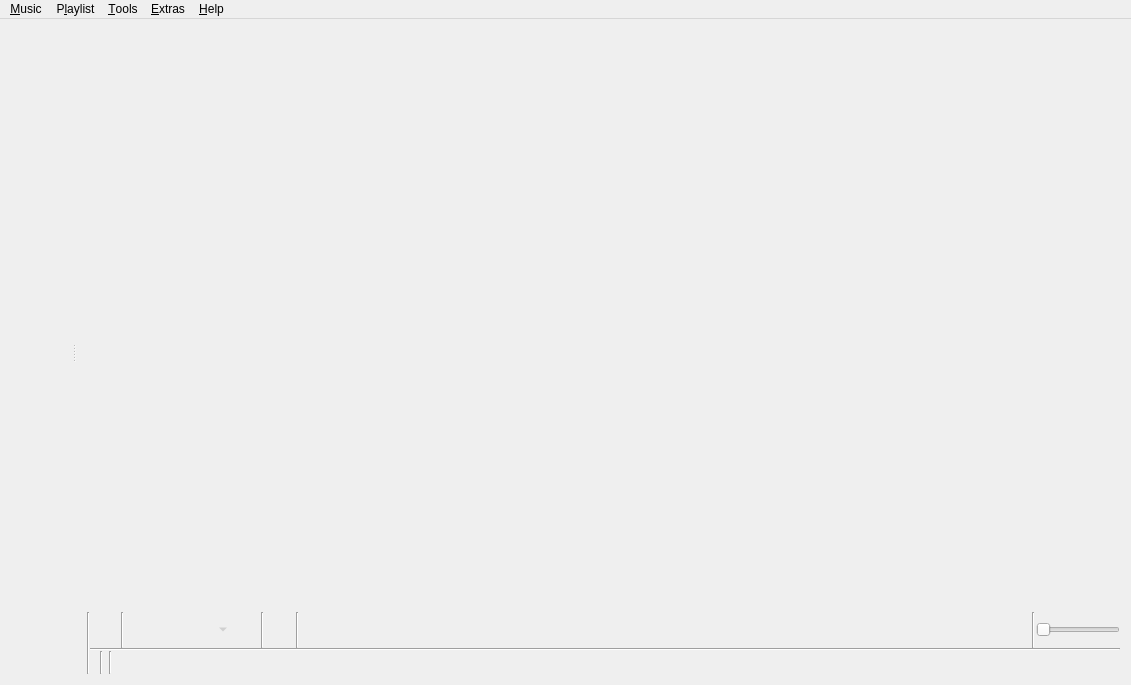
<?xml version="1.0" encoding="UTF-8"?>
<ui version="4.0">
 <class>MainWindow</class>
 <widget class="QMainWindow" name="MainWindow">
  <property name="geometry">
   <rect>
    <x>0</x>
    <y>0</y>
    <width>1131</width>
    <height>685</height>
   </rect>
  </property>
  <property name="windowTitle">
   <string>Clementine</string>
  </property>
  <property name="windowIcon">
   <iconset resource="../../data/data.qrc">
    <normaloff>:/icon.png</normaloff>:/icon.png</iconset>
  </property>
  <widget class="QWidget" name="centralWidget">
   <layout class="QVBoxLayout" name="verticalLayout_8">
    <property name="spacing">
     <number>0</number>
    </property>
    <property name="leftMargin">
     <number>0</number>
    </property>
    <property name="topMargin">
     <number>0</number>
    </property>
    <property name="rightMargin">
     <number>0</number>
    </property>
    <property name="bottomMargin">
     <number>0</number>
    </property>
    <item>
     <widget class="QSplitter" name="splitter">
      <property name="orientation">
       <enum>Qt::Horizontal</enum>
      </property>
      <widget class="QWidget" name="sidebar_layout">
       <layout class="QVBoxLayout" name="verticalLayout_4">
        <property name="spacing">
         <number>0</number>
        </property>
        <item>
         <widget class="FancyTabWidget" name="tabs" native="true"/>
        </item>
        <item>
         <widget class="NowPlayingWidget" name="now_playing" native="true"/>
        </item>
       </layout>
      </widget>
      <widget class="QWidget" name="playlist_layout">
       <layout class="QVBoxLayout" name="verticalLayout_7">
        <property name="spacing">
         <number>0</number>
        </property>
        <item>
         <widget class="PlaylistContainer" name="playlist" native="true">
          <property name="sizePolicy">
           <sizepolicy hsizetype="Preferred" vsizetype="Expanding">
            <horstretch>0</horstretch>
            <verstretch>0</verstretch>
           </sizepolicy>
          </property>
          <addaction name="action_edit_track"/>
          <addaction name="action_edit_value"/>
         </widget>
        </item>
        <item>
         <layout class="QHBoxLayout" name="horizontalLayout_4">
          <property name="spacing">
           <number>0</number>
          </property>
          <item>
           <widget class="Line" name="line_6">
            <property name="orientation">
             <enum>Qt::Vertical</enum>
            </property>
           </widget>
          </item>
          <item>
           <widget class="QWidget" name="player_controls_container" native="true">
            <layout class="QVBoxLayout" name="player_controls_layout">
             <property name="spacing">
              <number>0</number>
             </property>
             <property name="leftMargin">
              <number>0</number>
             </property>
             <property name="topMargin">
              <number>0</number>
             </property>
             <property name="rightMargin">
              <number>0</number>
             </property>
             <property name="bottomMargin">
              <number>0</number>
             </property>
             <item>
              <widget class="QFrame" name="player_controls">
               <property name="frameShape">
                <enum>QFrame::NoFrame</enum>
               </property>
               <layout class="QHBoxLayout" name="horizontalLayout_2">
                <property name="spacing">
                 <number>1</number>
                </property>
                <property name="leftMargin">
                 <number>0</number>
                </property>
                <property name="topMargin">
                 <number>0</number>
                </property>
                <property name="rightMargin">
                 <number>0</number>
                </property>
                <property name="bottomMargin">
                 <number>0</number>
                </property>
                <item>
                 <widget class="QToolButton" name="clear_playlist_button">
                  <property name="iconSize">
                   <size>
                    <width>22</width>
                    <height>22</height>
                   </size>
                  </property>
                  <property name="autoRaise">
                   <bool>true</bool>
                  </property>
                 </widget>
                </item>
                <item>
                 <widget class="Line" name="line_3">
                  <property name="orientation">
                   <enum>Qt::Vertical</enum>
                  </property>
                 </widget>
                </item>
                <item>
                 <widget class="QToolButton" name="back_button">
                  <property name="iconSize">
                   <size>
                    <width>22</width>
                    <height>22</height>
                   </size>
                  </property>
                  <property name="autoRaise">
                   <bool>true</bool>
                  </property>
                 </widget>
                </item>
                <item>
                 <widget class="QToolButton" name="pause_play_button">
                  <property name="iconSize">
                   <size>
                    <width>22</width>
                    <height>22</height>
                   </size>
                  </property>
                  <property name="autoRaise">
                   <bool>true</bool>
                  </property>
                 </widget>
                </item>
                <item>
                 <widget class="QToolButton" name="stop_button">
                  <property name="enabled">
                   <bool>false</bool>
                  </property>
                  <property name="iconSize">
                   <size>
                    <width>22</width>
                    <height>22</height>
                   </size>
                  </property>
                  <property name="popupMode">
                   <enum>QToolButton::MenuButtonPopup</enum>
                  </property>
                  <property name="autoRaise">
                   <bool>true</bool>
                  </property>
                 </widget>
                </item>
                <item>
                 <widget class="QToolButton" name="forward_button">
                  <property name="iconSize">
                   <size>
                    <width>22</width>
                    <height>22</height>
                   </size>
                  </property>
                  <property name="autoRaise">
                   <bool>true</bool>
                  </property>
                 </widget>
                </item>
                <item>
                 <widget class="QWidget" name="last_fm_controls" native="true">
                  <layout class="QHBoxLayout" name="horizontalLayout_3">
                   <property name="spacing">
                    <number>1</number>
                   </property>
                   <property name="leftMargin">
                    <number>0</number>
                   </property>
                   <property name="topMargin">
                    <number>0</number>
                   </property>
                   <property name="rightMargin">
                    <number>0</number>
                   </property>
                   <property name="bottomMargin">
                    <number>0</number>
                   </property>
                   <item>
                    <widget class="Line" name="lastfm_line">
                     <property name="orientation">
                      <enum>Qt::Vertical</enum>
                     </property>
                    </widget>
                   </item>
                   <item>
                    <widget class="QToolButton" name="love_button">
                     <property name="iconSize">
                      <size>
                       <width>22</width>
                       <height>22</height>
                      </size>
                     </property>
                     <property name="autoRaise">
                      <bool>true</bool>
                     </property>
                    </widget>
                   </item>
                  </layout>
                 </widget>
                </item>
                <item>
                 <widget class="Line" name="line">
                  <property name="orientation">
                   <enum>Qt::Vertical</enum>
                  </property>
                 </widget>
                </item>
                <item>
                 <widget class="AnalyzerContainer" name="analyzer" native="true">
                  <property name="sizePolicy">
                   <sizepolicy hsizetype="Expanding" vsizetype="Preferred">
                    <horstretch>100</horstretch>
                    <verstretch>0</verstretch>
                   </sizepolicy>
                  </property>
                  <property name="minimumSize">
                   <size>
                    <width>0</width>
                    <height>36</height>
                   </size>
                  </property>
                 </widget>
                </item>
                <item>
                 <spacer name="horizontalSpacer">
                  <property name="orientation">
                   <enum>Qt::Horizontal</enum>
                  </property>
                  <property name="sizeType">
                   <enum>QSizePolicy::Expanding</enum>
                  </property>
                  <property name="sizeHint" stdset="0">
                   <size>
                    <width>0</width>
                    <height>0</height>
                   </size>
                  </property>
                 </spacer>
                </item>
                <item>
                 <widget class="Line" name="line_4">
                  <property name="orientation">
                   <enum>Qt::Vertical</enum>
                  </property>
                 </widget>
                </item>
                <item>
                 <widget class="Amarok::VolumeSlider" name="volume">
                  <property name="sizePolicy">
                   <sizepolicy hsizetype="Minimum" vsizetype="Fixed">
                    <horstretch>0</horstretch>
                    <verstretch>0</verstretch>
                   </sizepolicy>
                  </property>
                  <property name="maximum">
                   <number>100</number>
                  </property>
                  <property name="orientation">
                   <enum>Qt::Horizontal</enum>
                  </property>
                 </widget>
                </item>
               </layout>
              </widget>
             </item>
             <item>
              <widget class="QWidget" name="status_bar" native="true">
               <property name="sizePolicy">
                <sizepolicy hsizetype="Preferred" vsizetype="Fixed">
                 <horstretch>0</horstretch>
                 <verstretch>0</verstretch>
                </sizepolicy>
               </property>
               <layout class="QVBoxLayout" name="status_bar_layout">
                <property name="spacing">
                 <number>0</number>
                </property>
                <property name="leftMargin">
                 <number>0</number>
                </property>
                <property name="topMargin">
                 <number>0</number>
                </property>
                <property name="rightMargin">
                 <number>0</number>
                </property>
                <property name="bottomMargin">
                 <number>0</number>
                </property>
                <item>
                 <widget class="Line" name="status_bar_line">
                  <property name="orientation">
                   <enum>Qt::Horizontal</enum>
                  </property>
                 </widget>
                </item>
                <item>
                 <widget class="QWidget" name="status_bar_internal" native="true">
                  <property name="sizePolicy">
                   <sizepolicy hsizetype="Preferred" vsizetype="Fixed">
                    <horstretch>0</horstretch>
                    <verstretch>0</verstretch>
                   </sizepolicy>
                  </property>
                  <layout class="QHBoxLayout" name="horizontalLayout">
                   <property name="spacing">
                    <number>3</number>
                   </property>
                   <property name="leftMargin">
                    <number>0</number>
                   </property>
                   <property name="topMargin">
                    <number>0</number>
                   </property>
                   <property name="rightMargin">
                    <number>0</number>
                   </property>
                   <property name="bottomMargin">
                    <number>0</number>
                   </property>
                   <item>
                    <widget class="QStackedWidget" name="status_bar_stack">
                     <widget class="MultiLoadingIndicator" name="multi_loading_indicator"/>
                     <widget class="QWidget" name="playlist_summary_page">
                      <layout class="QVBoxLayout" name="playlist_summary_layout">
                       <property name="spacing">
                        <number>0</number>
                       </property>
                       <property name="leftMargin">
                        <number>0</number>
                       </property>
                       <property name="topMargin">
                        <number>0</number>
                       </property>
                       <property name="rightMargin">
                        <number>0</number>
                       </property>
                       <property name="bottomMargin">
                        <number>0</number>
                       </property>
                       <item>
                        <widget class="QLabel" name="playlist_summary">
                         <property name="alignment">
                          <set>Qt::AlignRight|Qt::AlignTrailing|Qt::AlignVCenter</set>
                         </property>
                        </widget>
                       </item>
                      </layout>
                     </widget>
                    </widget>
                   </item>
                   <item>
                    <widget class="Line" name="line_5">
                     <property name="orientation">
                      <enum>Qt::Vertical</enum>
                     </property>
                    </widget>
                   </item>
                   <item>
                    <widget class="PlaylistSequence" name="playlist_sequence" native="true"/>
                   </item>
                   <item>
                    <widget class="Line" name="line_2">
                     <property name="orientation">
                      <enum>Qt::Vertical</enum>
                     </property>
                    </widget>
                   </item>
                   <item>
                    <widget class="QToolButton" name="scrobbling_button">
                     <property name="enabled">
                      <bool>true</bool>
                     </property>
                     <property name="sizePolicy">
                      <sizepolicy hsizetype="Fixed" vsizetype="Fixed">
                       <horstretch>0</horstretch>
                       <verstretch>0</verstretch>
                      </sizepolicy>
                     </property>
                     <property name="text">
                      <string/>
                     </property>
                     <property name="iconSize">
                      <size>
                       <width>16</width>
                       <height>16</height>
                      </size>
                     </property>
                     <property name="autoRaise">
                      <bool>true</bool>
                     </property>
                    </widget>
                   </item>
                   <item>
                    <widget class="TrackSlider" name="track_slider" native="true">
                     <property name="sizePolicy">
                      <sizepolicy hsizetype="Preferred" vsizetype="Preferred">
                       <horstretch>10</horstretch>
                       <verstretch>0</verstretch>
                      </sizepolicy>
                     </property>
                    </widget>
                   </item>
                  </layout>
                 </widget>
                </item>
               </layout>
              </widget>
             </item>
            </layout>
           </widget>
          </item>
         </layout>
        </item>
       </layout>
      </widget>
     </widget>
    </item>
   </layout>
  </widget>
  <widget class="QMenuBar" name="menuBar">
   <property name="geometry">
    <rect>
     <x>0</x>
     <y>0</y>
     <width>1131</width>
     <height>28</height>
    </rect>
   </property>
   <widget class="QMenu" name="menu_music">
    <property name="title">
     <string>&amp;Music</string>
    </property>
    <addaction name="action_open_media"/>
    <addaction name="action_open_cd"/>
    <addaction name="action_add_podcast"/>
    <addaction name="separator"/>
    <addaction name="action_previous_track"/>
    <addaction name="action_play_pause"/>
    <addaction name="action_stop"/>
    <addaction name="action_next_track"/>
    <addaction name="separator"/>
    <addaction name="action_mute"/>
    <addaction name="separator"/>
    <addaction name="action_love"/>
    <addaction name="separator"/>
    <addaction name="action_quit"/>
   </widget>
   <widget class="QMenu" name="menu_playlist">
    <property name="title">
     <string>P&amp;laylist</string>
    </property>
    <addaction name="action_add_file"/>
    <addaction name="action_add_folder"/>
    <addaction name="action_add_stream"/>
    <addaction name="separator"/>
    <addaction name="action_shuffle_mode"/>
    <addaction name="action_repeat_mode"/>
    <addaction name="separator"/>
    <addaction name="action_new_playlist"/>
    <addaction name="action_save_playlist"/>
    <addaction name="action_load_playlist"/>
    <addaction name="separator"/>
    <addaction name="action_jump"/>
    <addaction name="action_clear_playlist"/>
    <addaction name="action_shuffle"/>
    <addaction name="action_remove_duplicates"/>
    <addaction name="action_remove_unavailable"/>
   </widget>
   <widget class="QMenu" name="menu_help">
    <property name="title">
     <string>&amp;Help</string>
    </property>
    <addaction name="action_about"/>
    <addaction name="action_about_qt"/>
    <addaction name="separator"/>
   </widget>
   <widget class="QMenu" name="menu_extras">
    <property name="title">
     <string>&amp;Extras</string>
    </property>
    <addaction name="action_rain"/>
    <addaction name="action_hypnotoad"/>
    <addaction name="action_enterprise"/>
    <addaction name="action_kittens"/>
    <addaction name="separator"/>
   </widget>
   <widget class="QMenu" name="menu_tools">
    <property name="title">
     <string>&amp;Tools</string>
    </property>
    <addaction name="action_cover_manager"/>
    <addaction name="action_queue_manager"/>
    <addaction name="action_equalizer"/>
    <addaction name="action_visualisations"/>
    <addaction name="action_transcode"/>
    <addaction name="action_rip_audio_cd"/>
    <addaction name="separator"/>
    <addaction name="action_update_library"/>
    <addaction name="action_full_library_scan"/>
    <addaction name="separator"/>
    <addaction name="action_configure"/>
   </widget>
   <addaction name="menu_music"/>
   <addaction name="menu_playlist"/>
   <addaction name="menu_tools"/>
   <addaction name="menu_extras"/>
   <addaction name="menu_help"/>
  </widget>
  <action name="action_previous_track">
   <property name="text">
    <string>&amp;Previous track</string>
   </property>
   <property name="shortcut">
    <string notr="true">F5</string>
   </property>
  </action>
  <action name="action_play_pause">
   <property name="text">
    <string>Pla&amp;y</string>
   </property>
   <property name="shortcut">
    <string notr="true">F6</string>
   </property>
  </action>
  <action name="action_stop">
   <property name="enabled">
    <bool>false</bool>
   </property>
   <property name="text">
    <string>&amp;Stop</string>
   </property>
   <property name="shortcut">
    <string notr="true">F7</string>
   </property>
  </action>
  <action name="action_next_track">
   <property name="text">
    <string>&amp;Next track</string>
   </property>
   <property name="shortcut">
    <string notr="true">F8</string>
   </property>
  </action>
  <action name="action_quit">
   <property name="text">
    <string>&amp;Quit</string>
   </property>
   <property name="shortcut">
    <string notr="true">Ctrl+Q</string>
   </property>
   <property name="menuRole">
    <enum>QAction::QuitRole</enum>
   </property>
  </action>
  <action name="action_stop_after_this_track">
   <property name="text">
    <string>Stop after this track</string>
   </property>
   <property name="shortcut">
    <string notr="true">Ctrl+Alt+V</string>
   </property>
  </action>
  <action name="action_love">
   <property name="enabled">
    <bool>false</bool>
   </property>
   <property name="text">
    <string>&amp;Love</string>
   </property>
   <property name="shortcut">
    <string notr="true">Ctrl+L</string>
   </property>
  </action>
  <action name="action_clear_playlist">
   <property name="text">
    <string>&amp;Clear playlist</string>
   </property>
   <property name="toolTip">
    <string>Clear playlist</string>
   </property>
   <property name="shortcut">
    <string notr="true">Ctrl+K</string>
   </property>
  </action>
  <action name="action_edit_track">
   <property name="text">
    <string>Edit track information...</string>
   </property>
   <property name="shortcut">
    <string notr="true">Ctrl+E</string>
   </property>
  </action>
  <action name="action_renumber_tracks">
   <property name="text">
    <string>Renumber tracks in this order...</string>
   </property>
  </action>
  <action name="action_selection_set_value">
   <property name="text">
    <string>Set value for all selected tracks...</string>
   </property>
  </action>
  <action name="action_edit_value">
   <property name="text">
    <string>Edit tag...</string>
   </property>
   <property name="shortcut">
    <string notr="true">F2</string>
   </property>
  </action>
  <action name="action_configure">
   <property name="text">
    <string>&amp;Preferences...</string>
   </property>
   <property name="shortcut">
    <string notr="true">Ctrl+P</string>
   </property>
   <property name="menuRole">
    <enum>QAction::PreferencesRole</enum>
   </property>
  </action>
  <action name="action_about">
   <property name="text">
    <string>&amp;About Clementine...</string>
   </property>
   <property name="shortcut">
    <string notr="true">F1</string>
   </property>
   <property name="menuRole">
    <enum>QAction::AboutRole</enum>
   </property>
  </action>
  <action name="action_shuffle">
   <property name="text">
    <string>S&amp;huffle playlist</string>
   </property>
   <property name="shortcut">
    <string notr="true">Ctrl+H</string>
   </property>
  </action>
  <action name="action_add_file">
   <property name="text">
    <string>&amp;Add file...</string>
   </property>
   <property name="shortcut">
    <string notr="true">Ctrl+Shift+A</string>
   </property>
  </action>
  <action name="action_add_stream">
   <property name="text">
    <string>Add strea&amp;m...</string>
   </property>
   <property name="shortcut">
    <string notr="true">Ctrl+O</string>
   </property>
  </action>
  <action name="action_open_media">
   <property name="text">
    <string>&amp;Open file...</string>
   </property>
  </action>
  <action name="action_open_cd">
   <property name="text">
    <string>Open &amp;audio CD...</string>
   </property>
  </action>
  <action name="action_cover_manager">
   <property name="text">
    <string>&amp;Cover Manager</string>
   </property>
  </action>
  <action name="action_rain">
   <property name="checkable">
    <bool>true</bool>
   </property>
   <property name="text">
    <string comment="Label for button to enable/disable rain background sound.">&amp;Rain</string>
   </property>
  </action>
  <action name="action_hypnotoad">
   <property name="checkable">
    <bool>true</bool>
   </property>
   <property name="text">
    <string comment="Label for button to enable/disable Hypnotoad background sound.">&amp;All Glory to the Hypnotoad!</string>
   </property>
  </action>
  <action name="action_enterprise">
   <property name="checkable">
    <bool>true</bool>
   </property>
   <property name="text">
    <string comment="Label for button to enable/disable Enterprise background sound.">&amp;Make it so!</string>
   </property>
  </action>
  <action name="action_kittens">
   <property name="checkable">
    <bool>true</bool>
   </property>
   <property name="text">
    <string comment="Label for buton to enable/disable kittens in the now playing widget">&amp;Kittens</string>
   </property>
  </action>
  <action name="action_console">
   <property name="text">
    <string>Console</string>
   </property>
  </action>
  <action name="action_shuffle_mode">
   <property name="text">
    <string>&amp;Shuffle mode</string>
   </property>
  </action>
  <action name="action_repeat_mode">
   <property name="text">
    <string>&amp;Repeat mode</string>
   </property>
  </action>
  <action name="action_remove_from_playlist">
   <property name="text">
    <string>Remove from playlist</string>
   </property>
  </action>
  <action name="action_equalizer">
   <property name="text">
    <string>&amp;Equalizer</string>
   </property>
  </action>
  <action name="action_transcode">
   <property name="text">
    <string>&amp;Transcode Music</string>
   </property>
  </action>
  <action name="action_add_folder">
   <property name="text">
    <string>Add &amp;folder...</string>
   </property>
  </action>
  <action name="action_jump">
   <property name="text">
    <string>&amp;Jump to the currently playing track</string>
   </property>
   <property name="shortcut">
    <string notr="true">Ctrl+J</string>
   </property>
  </action>
  <action name="action_new_playlist">
   <property name="text">
    <string>&amp;New playlist</string>
   </property>
   <property name="shortcut">
    <string notr="true">Ctrl+N</string>
   </property>
  </action>
  <action name="action_save_playlist">
   <property name="text">
    <string>Save &amp;playlist...</string>
   </property>
   <property name="shortcut">
    <string notr="true">Ctrl+S</string>
   </property>
  </action>
  <action name="action_load_playlist">
   <property name="text">
    <string>&amp;Load playlist...</string>
   </property>
   <property name="shortcut">
    <string notr="true">Ctrl+Shift+O</string>
   </property>
  </action>
  <action name="action_next_playlist">
   <property name="text">
    <string>Go to next playlist tab</string>
   </property>
  </action>
  <action name="action_previous_playlist">
   <property name="text">
    <string>Go to previous playlist tab</string>
   </property>
  </action>
  <action name="action_update_library">
   <property name="text">
    <string>&amp;Update changed library folders</string>
   </property>
  </action>
  <action name="action_visualisations">
   <property name="text">
    <string>&amp;Visualizations</string>
   </property>
  </action>
  <action name="action_queue_manager">
   <property name="text">
    <string>&amp;Queue Manager</string>
   </property>
  </action>
  <action name="action_about_qt">
   <property name="text">
    <string>About &amp;Qt...</string>
   </property>
   <property name="menuRole">
    <enum>QAction::AboutQtRole</enum>
   </property>
  </action>
  <action name="action_mute">
   <property name="checkable">
    <bool>true</bool>
   </property>
   <property name="text">
    <string>&amp;Mute</string>
   </property>
   <property name="shortcut">
    <string notr="true">Ctrl+M</string>
   </property>
  </action>
  <action name="action_full_library_scan">
   <property name="text">
    <string>&amp;Do a full library rescan</string>
   </property>
  </action>
  <action name="action_auto_complete_tags">
   <property name="icon">
    <iconset>
     <normaloff>:/providers/musicbrainz.png</normaloff>:/providers/musicbrainz.png</iconset>
   </property>
   <property name="text">
    <string>Complete tags automatically...</string>
   </property>
   <property name="shortcut">
    <string notr="true">Ctrl+T</string>
   </property>
  </action>
  <action name="action_toggle_scrobbling">
   <property name="text">
    <string>Toggle scrobbling</string>
   </property>
  </action>
  <action name="action_add_podcast">
   <property name="icon">
    <iconset>
     <normaloff>:/providers/podcast16.png</normaloff>:/providers/podcast16.png</iconset>
   </property>
   <property name="text">
    <string>A&amp;dd podcast...</string>
   </property>
  </action>
  <action name="action_remove_duplicates">
   <property name="text">
    <string>Remove &amp;duplicates from playlist</string>
   </property>
  </action>
  <action name="action_add_files_to_transcoder">
   <property name="checkable">
    <bool>false</bool>
   </property>
   <property name="text">
    <string>Add file(s) to transcoder</string>
   </property>
   <property name="toolTip">
    <string>Add file to transcoder</string>
   </property>
   <property name="shortcut">
    <string notr="true">Ctrl+Shift+T</string>
   </property>
  </action>
  <action name="action_rip_audio_cd">
   <property name="text">
    <string>&amp;Rip audio CD</string>
   </property>
  </action>
  <action name="action_remove_unavailable">
   <property name="text">
    <string>Remove &amp;unavailable tracks from playlist</string>
   </property>
  </action>
  <action name="action_view_stream_details">
   <property name="text">
    <string>View Stream Details</string>
   </property>
  </action>
 </widget>
 <layoutdefault spacing="6" margin="11"/>
 <customwidgets>
  <customwidget>
   <class>Amarok::VolumeSlider</class>
   <extends>QSlider</extends>
   <header>widgets/sliderwidget.h</header>
  </customwidget>
  <customwidget>
   <class>AnalyzerContainer</class>
   <extends>QWidget</extends>
   <header>analyzers/analyzercontainer.h</header>
   <container>1</container>
  </customwidget>
  <customwidget>
   <class>PlaylistContainer</class>
   <extends>QWidget</extends>
   <header>playlist/playlistcontainer.h</header>
   <container>1</container>
  </customwidget>
  <customwidget>
   <class>TrackSlider</class>
   <extends>QWidget</extends>
   <header>widgets/trackslider.h</header>
   <container>1</container>
  </customwidget>
  <customwidget>
   <class>PlaylistSequence</class>
   <extends>QWidget</extends>
   <header>playlist/playlistsequence.h</header>
   <container>1</container>
  </customwidget>
  <customwidget>
   <class>MultiLoadingIndicator</class>
   <extends>QWidget</extends>
   <header>widgets/multiloadingindicator.h</header>
   <container>1</container>
  </customwidget>
  <customwidget>
   <class>NowPlayingWidget</class>
   <extends>QWidget</extends>
   <header>widgets/nowplayingwidget.h</header>
   <container>1</container>
  </customwidget>
  <customwidget>
   <class>FancyTabWidget</class>
   <extends>QWidget</extends>
   <header>widgets/fancytabwidget.h</header>
  </customwidget>
 </customwidgets>
 <resources>
  <include location="../../data/data.qrc"/>
 </resources>
 <connections/>
</ui>
